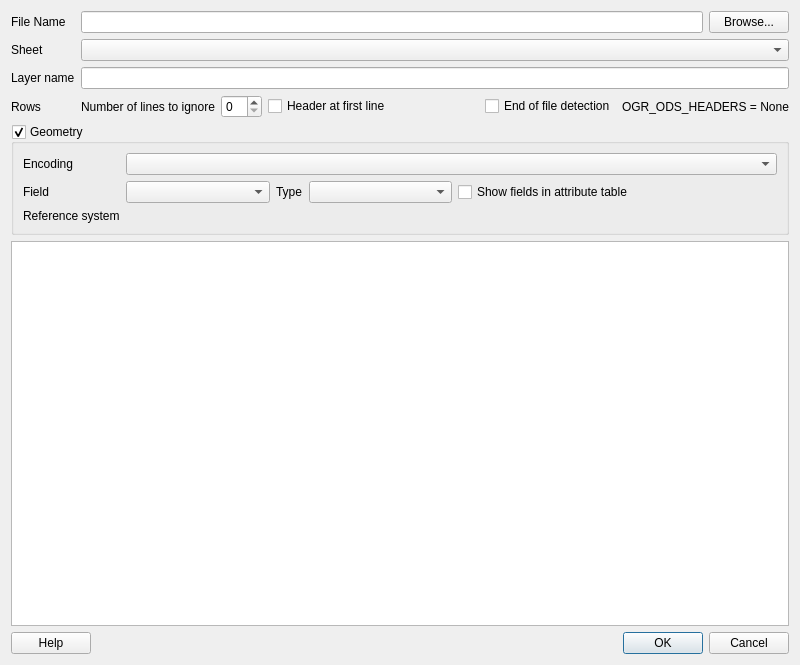
<?xml version="1.0" encoding="UTF-8"?>
<ui version="4.0">
 <class>SpreadsheetLayersDialog</class>
 <widget class="QDialog" name="SpreadsheetLayersDialog">
  <property name="geometry">
   <rect>
    <x>0</x>
    <y>0</y>
    <width>800</width>
    <height>665</height>
   </rect>
  </property>
  <property name="windowTitle">
   <string>Create a Layer from a Spreadsheet File</string>
  </property>
  <layout class="QVBoxLayout" name="verticalLayout_7">
   <item>
    <layout class="QFormLayout" name="formLayout">
     <property name="fieldGrowthPolicy">
      <enum>QFormLayout::AllNonFixedFieldsGrow</enum>
     </property>
     <item row="0" column="0">
      <widget class="QLabel" name="filePathLabel">
       <property name="sizePolicy">
        <sizepolicy hsizetype="Minimum" vsizetype="Minimum">
         <horstretch>0</horstretch>
         <verstretch>0</verstretch>
        </sizepolicy>
       </property>
       <property name="text">
        <string>File Name</string>
       </property>
       <property name="indent">
        <number>0</number>
       </property>
      </widget>
     </item>
     <item row="0" column="1">
      <layout class="QHBoxLayout" name="filePathLayout">
       <property name="topMargin">
        <number>0</number>
       </property>
       <item>
        <widget class="QLineEdit" name="filePathEdit">
         <property name="toolTip">
          <string/>
         </property>
         <property name="whatsThis">
          <string/>
         </property>
         <property name="readOnly">
          <bool>false</bool>
         </property>
        </widget>
       </item>
       <item>
        <widget class="QPushButton" name="filePathButton">
         <property name="enabled">
          <bool>true</bool>
         </property>
         <property name="maximumSize">
          <size>
           <width>16777215</width>
           <height>16777215</height>
          </size>
         </property>
         <property name="toolTip">
          <string/>
         </property>
         <property name="whatsThis">
          <string/>
         </property>
         <property name="text">
          <string>Browse...</string>
         </property>
         <property name="flat">
          <bool>false</bool>
         </property>
        </widget>
       </item>
      </layout>
     </item>
     <item row="1" column="0">
      <widget class="QLabel" name="sheetLabel">
       <property name="sizePolicy">
        <sizepolicy hsizetype="Minimum" vsizetype="Preferred">
         <horstretch>0</horstretch>
         <verstretch>0</verstretch>
        </sizepolicy>
       </property>
       <property name="text">
        <string>Sheet</string>
       </property>
      </widget>
     </item>
     <item row="1" column="1">
      <widget class="QComboBox" name="sheetBox">
       <property name="sizePolicy">
        <sizepolicy hsizetype="Expanding" vsizetype="Fixed">
         <horstretch>0</horstretch>
         <verstretch>0</verstretch>
        </sizepolicy>
       </property>
      </widget>
     </item>
     <item row="2" column="0">
      <widget class="QLabel" name="layerNameLabel">
       <property name="sizePolicy">
        <sizepolicy hsizetype="Minimum" vsizetype="Preferred">
         <horstretch>0</horstretch>
         <verstretch>0</verstretch>
        </sizepolicy>
       </property>
       <property name="text">
        <string>Layer name</string>
       </property>
      </widget>
     </item>
     <item row="2" column="1">
      <layout class="QHBoxLayout" name="layerNameLayout">
       <property name="topMargin">
        <number>0</number>
       </property>
       <item>
        <widget class="QLineEdit" name="layerNameEdit">
         <property name="sizePolicy">
          <sizepolicy hsizetype="Expanding" vsizetype="Fixed">
           <horstretch>0</horstretch>
           <verstretch>0</verstretch>
          </sizepolicy>
         </property>
         <property name="toolTip">
          <string/>
         </property>
         <property name="whatsThis">
          <string/>
         </property>
        </widget>
       </item>
      </layout>
     </item>
     <item row="3" column="0">
      <widget class="QLabel" name="rowsLabel">
       <property name="text">
        <string>Rows</string>
       </property>
      </widget>
     </item>
     <item row="3" column="1">
      <layout class="QHBoxLayout" name="rowsLayout">
       <item>
        <widget class="QLabel" name="offsetLabel">
         <property name="text">
          <string>Number of lines to ignore</string>
         </property>
        </widget>
       </item>
       <item>
        <widget class="QSpinBox" name="linesToIgnoreBox"/>
       </item>
       <item>
        <widget class="QCheckBox" name="headerBox">
         <property name="text">
          <string>Header at first line</string>
         </property>
        </widget>
       </item>
       <item>
        <spacer name="horizontalSpacer">
         <property name="orientation">
          <enum>Qt::Horizontal</enum>
         </property>
         <property name="sizeHint" stdset="0">
          <size>
           <width>40</width>
           <height>20</height>
          </size>
         </property>
        </spacer>
       </item>
       <item>
        <widget class="QCheckBox" name="eofDetectionBox">
         <property name="text">
          <string>End of file detection</string>
         </property>
        </widget>
       </item>
       <item>
        <widget class="QLabel" name="ogrHeadersLabel">
         <property name="text">
          <string>OGR_ODS_HEADERS = None</string>
         </property>
        </widget>
       </item>
      </layout>
     </item>
    </layout>
   </item>
   <item>
    <widget class="QGroupBox" name="geometryBox">
     <property name="title">
      <string>Geometry</string>
     </property>
     <property name="checkable">
      <bool>true</bool>
     </property>
     <property name="checked">
      <bool>true</bool>
     </property>
     <layout class="QFormLayout" name="formLayout_2">
      <item row="0" column="0">
       <widget class="QLabel" name="geometryEncodingLabel">
        <property name="text">
         <string>Encoding</string>
        </property>
       </widget>
      </item>
      <item row="0" column="1">
       <widget class="QComboBox" name="geometryEncodingComboBox"/>
      </item>
      <item row="1" column="0">
       <widget class="QLabel" name="geometryFieldLabel">
        <property name="text">
         <string>Field</string>
        </property>
       </widget>
      </item>
      <item row="1" column="1">
       <layout class="QHBoxLayout" name="geometryFieldLayout">
        <item>
         <widget class="QStackedWidget" name="geometryFieldStackedWidget">
          <property name="currentIndex">
           <number>0</number>
          </property>
          <widget class="QWidget" name="unique_field">
           <layout class="QHBoxLayout" name="uniqueFiledLayout">
            <property name="leftMargin">
             <number>0</number>
            </property>
            <property name="topMargin">
             <number>0</number>
            </property>
            <property name="rightMargin">
             <number>0</number>
            </property>
            <property name="bottomMargin">
             <number>0</number>
            </property>
            <item>
             <widget class="QComboBox" name="geometryFieldComboBox">
              <property name="sizePolicy">
               <sizepolicy hsizetype="Expanding" vsizetype="Fixed">
                <horstretch>0</horstretch>
                <verstretch>0</verstretch>
               </sizepolicy>
              </property>
             </widget>
            </item>
            <item>
             <widget class="QLabel" name="geometryTypeLabel">
              <property name="text">
               <string>Type</string>
              </property>
             </widget>
            </item>
            <item>
             <widget class="QComboBox" name="geometryTypeComboBox">
              <property name="sizePolicy">
               <sizepolicy hsizetype="Expanding" vsizetype="Fixed">
                <horstretch>0</horstretch>
                <verstretch>0</verstretch>
               </sizepolicy>
              </property>
             </widget>
            </item>
           </layout>
          </widget>
          <widget class="QWidget" name="x_y">
           <layout class="QHBoxLayout" name="xyFieldsLayout">
            <property name="leftMargin">
             <number>0</number>
            </property>
            <property name="topMargin">
             <number>0</number>
            </property>
            <property name="rightMargin">
             <number>0</number>
            </property>
            <property name="bottomMargin">
             <number>0</number>
            </property>
            <item>
             <widget class="QLabel" name="xFieldLabel">
              <property name="enabled">
               <bool>true</bool>
              </property>
              <property name="text">
               <string>X field</string>
              </property>
             </widget>
            </item>
            <item>
             <widget class="QComboBox" name="xFieldBox">
              <property name="enabled">
               <bool>true</bool>
              </property>
              <property name="sizePolicy">
               <sizepolicy hsizetype="Expanding" vsizetype="Fixed">
                <horstretch>0</horstretch>
                <verstretch>0</verstretch>
               </sizepolicy>
              </property>
              <property name="minimumSize">
               <size>
                <width>120</width>
                <height>0</height>
               </size>
              </property>
              <property name="toolTip">
               <string/>
              </property>
              <property name="statusTip">
               <string/>
              </property>
              <property name="whatsThis">
               <string/>
              </property>
              <property name="editable">
               <bool>false</bool>
              </property>
             </widget>
            </item>
            <item>
             <widget class="QLabel" name="yFieldLabel">
              <property name="enabled">
               <bool>true</bool>
              </property>
              <property name="text">
               <string>Y field</string>
              </property>
             </widget>
            </item>
            <item>
             <widget class="QComboBox" name="yFieldBox">
              <property name="enabled">
               <bool>true</bool>
              </property>
              <property name="sizePolicy">
               <sizepolicy hsizetype="Expanding" vsizetype="Fixed">
                <horstretch>0</horstretch>
                <verstretch>0</verstretch>
               </sizepolicy>
              </property>
              <property name="minimumSize">
               <size>
                <width>120</width>
                <height>0</height>
               </size>
              </property>
              <property name="toolTip">
               <string/>
              </property>
              <property name="statusTip">
               <string/>
              </property>
              <property name="whatsThis">
               <string/>
              </property>
              <property name="editable">
               <bool>false</bool>
              </property>
             </widget>
            </item>
           </layout>
          </widget>
         </widget>
        </item>
        <item>
         <widget class="QCheckBox" name="showGeometryFieldsBox">
          <property name="text">
           <string>Show fields in attribute table</string>
          </property>
         </widget>
        </item>
        <item>
         <spacer name="fieldOptionsSpacer">
          <property name="orientation">
           <enum>Qt::Horizontal</enum>
          </property>
          <property name="sizeHint" stdset="0">
           <size>
            <width>0</width>
            <height>0</height>
           </size>
          </property>
         </spacer>
        </item>
       </layout>
      </item>
      <item row="2" column="0">
       <widget class="QLabel" name="crsLabel">
        <property name="enabled">
         <bool>true</bool>
        </property>
        <property name="sizePolicy">
         <sizepolicy hsizetype="Preferred" vsizetype="Preferred">
          <horstretch>0</horstretch>
          <verstretch>0</verstretch>
         </sizepolicy>
        </property>
        <property name="text">
         <string>Reference system</string>
        </property>
       </widget>
      </item>
      <item row="2" column="1">
       <layout class="QHBoxLayout" name="crsLayout">
        <item>
         <widget class="QgsProjectionSelectionWidget" name="crsWidget"/>
        </item>
       </layout>
      </item>
     </layout>
    </widget>
   </item>
   <item>
    <widget class="QTableView" name="sampleView">
     <property name="sizePolicy">
      <sizepolicy hsizetype="Expanding" vsizetype="Expanding">
       <horstretch>0</horstretch>
       <verstretch>99</verstretch>
      </sizepolicy>
     </property>
     <property name="selectionMode">
      <enum>QAbstractItemView::NoSelection</enum>
     </property>
     <property name="selectionBehavior">
      <enum>QAbstractItemView::SelectRows</enum>
     </property>
    </widget>
   </item>
   <item>
    <layout class="QHBoxLayout" name="buttonsLayout">
     <item>
      <widget class="QPushButton" name="helpButton">
       <property name="text">
        <string>Help</string>
       </property>
      </widget>
     </item>
     <item>
      <widget class="QDialogButtonBox" name="buttonBox">
       <property name="orientation">
        <enum>Qt::Horizontal</enum>
       </property>
       <property name="standardButtons">
        <set>QDialogButtonBox::Cancel|QDialogButtonBox::Ok</set>
       </property>
      </widget>
     </item>
    </layout>
   </item>
  </layout>
 </widget>
 <customwidgets>
  <customwidget>
   <class>QgsProjectionSelectionWidget</class>
   <extends>QWidget</extends>
   <header>qgsprojectionselectionwidget.h</header>
  </customwidget>
 </customwidgets>
 <tabstops>
  <tabstop>filePathEdit</tabstop>
  <tabstop>filePathButton</tabstop>
  <tabstop>sheetBox</tabstop>
  <tabstop>layerNameEdit</tabstop>
  <tabstop>linesToIgnoreBox</tabstop>
  <tabstop>headerBox</tabstop>
  <tabstop>eofDetectionBox</tabstop>
  <tabstop>geometryBox</tabstop>
  <tabstop>geometryEncodingComboBox</tabstop>
  <tabstop>geometryFieldComboBox</tabstop>
  <tabstop>xFieldBox</tabstop>
  <tabstop>yFieldBox</tabstop>
  <tabstop>showGeometryFieldsBox</tabstop>
  <tabstop>crsWidget</tabstop>
  <tabstop>sampleView</tabstop>
  <tabstop>helpButton</tabstop>
 </tabstops>
 <resources/>
 <connections>
  <connection>
   <sender>buttonBox</sender>
   <signal>accepted()</signal>
   <receiver>SpreadsheetLayersDialog</receiver>
   <slot>accept()</slot>
   <hints>
    <hint type="sourcelabel">
     <x>771</x>
     <y>409</y>
    </hint>
    <hint type="destinationlabel">
     <x>707</x>
     <y>304</y>
    </hint>
   </hints>
  </connection>
  <connection>
   <sender>buttonBox</sender>
   <signal>rejected()</signal>
   <receiver>SpreadsheetLayersDialog</receiver>
   <slot>reject()</slot>
   <hints>
    <hint type="sourcelabel">
     <x>648</x>
     <y>410</y>
    </hint>
    <hint type="destinationlabel">
     <x>578</x>
     <y>302</y>
    </hint>
   </hints>
  </connection>
 </connections>
</ui>
